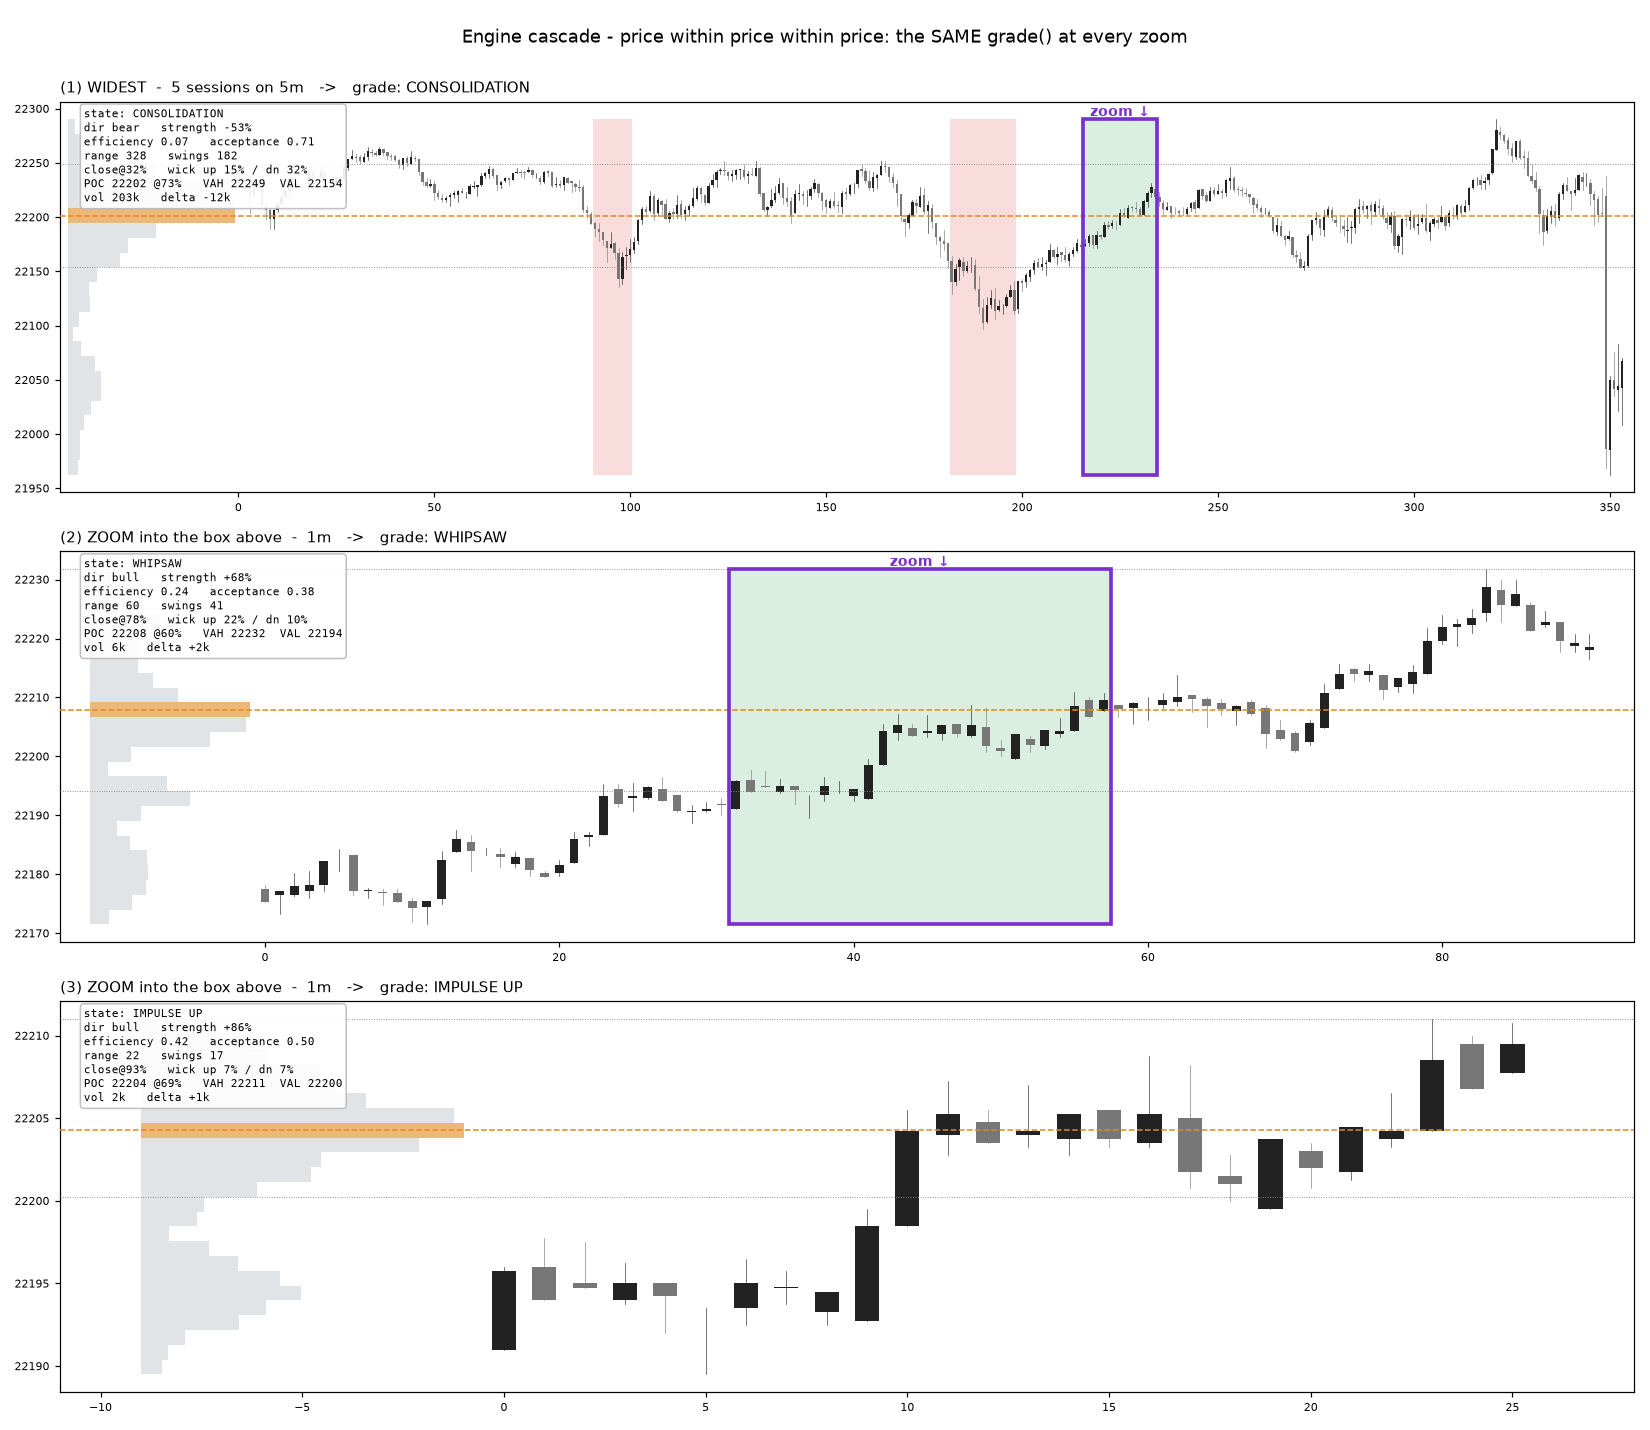

Write the Python code that produced this figure.
"""experiments/engine/cascade.py — the fractal descent (price within price within price).

Three panels, top->down, SAME drill-down format (candles + impulse boxes + volume
profile + full grade). Each panel is a zoomed-in piece of the one above — the parent
boxes (purple) the child region and says "zoom", so it's obvious where each layer
comes from in the layer above:

  (1) widest   : several sessions (5m)      -> box its biggest impulse
  (2) zoom     : that impulse on 1m         -> box its biggest sub-impulse
  (3) zoom     : that sub-impulse on 1m

Same grade() at every panel — that's the whole point.

  python experiments/engine/cascade.py
"""
import os
import sys

import matplotlib
matplotlib.use("Agg")
import matplotlib.pyplot as plt
from matplotlib.patches import Rectangle
import pandas as pd

HERE = os.path.dirname(os.path.abspath(__file__))
REPO = os.path.dirname(os.path.dirname(HERE))
sys.path.insert(0, HERE)
sys.path.insert(0, REPO)
from grade import grade  # noqa: E402
from anchors import impulse_anchors, session_anchors  # noqa: E402
import viz  # noqa: E402

HL = "#7a2fd0"   # highlight color for the child region


def biggest_impulse(win):
    imps = impulse_anchors(win)
    if not imps:
        return None
    c = win["close"].to_numpy(float)
    return max(imps, key=lambda a: abs(c[a["end"]] - c[a["start"]]))


def panel(ax, win, title, child=None):
    g = grade(win)
    ylo, yhi = float(win["low"].min()), float(win["high"].max())
    pw = max(8, len(win) * 0.12)
    viz.impulse_boxes(ax, impulse_anchors(win), ylo, yhi)
    viz.volume_profile(ax, win, g, pw)
    viz.candles(ax, win)
    viz.grade_textbox(ax, g)
    if child is not None:
        ax.add_patch(Rectangle((child["start"] - 0.5, ylo), child["end"] - child["start"] + 1,
                               yhi - ylo, fill=False, edgecolor=HL, lw=2.4, zorder=6))
        ax.annotate("zoom ↓", ((child["start"] + child["end"]) / 2, yhi), color=HL,
                    fontsize=9, ha="center", va="bottom", weight="bold", zorder=7)
    ax.set_title(f"{title}   ->   grade: {g.state}", fontsize=10, loc="left")
    ax.set_xlim(-pw - 3, len(win) + 2)
    ax.tick_params(labelsize=7)
    return g


def main():
    d5 = pd.read_parquet(os.path.join(REPO, "data", "NQ", "NQ_5m.parquet"))
    d1 = pd.read_parquet(os.path.join(REPO, "data", "NQ", "NQ_1m.parquet"))
    d5 = d5.loc[d5.index >= pd.Timestamp("2024-09-01", tz="UTC")]
    d1 = d1.loc[d1.index >= pd.Timestamp("2024-09-01", tz="UTC")]

    spans = session_anchors(d5)
    sel = spans[-6:-1]                                    # ~5 sessions
    A = d5.iloc[sel[0]["start"]:sel[-1]["end"] + 1]
    cA = biggest_impulse(A)
    B = d1.loc[A.index[cA["start"]]:A.index[cA["end"]]]  # that impulse, on 1m
    cB = biggest_impulse(B)
    C = d1.loc[B.index[cB["start"]]:B.index[cB["end"]]] if cB else B

    fig, axes = plt.subplots(3, 1, figsize=(15, 13))
    panel(axes[0], A, f"(1) WIDEST  -  {len(sel)} sessions on 5m", child=cA)
    panel(axes[1], B, "(2) ZOOM into the box above  -  1m", child=cB)
    panel(axes[2], C, "(3) ZOOM into the box above  -  1m")
    fig.suptitle("Engine cascade - price within price within price: the SAME grade() at every zoom", fontsize=12)
    fig.tight_layout(rect=[0, 0, 1, 0.98])
    out = os.path.join(HERE, "cascade.png")
    fig.savefig(out, dpi=110)
    print("wrote", out)


if __name__ == "__main__":
    main()
